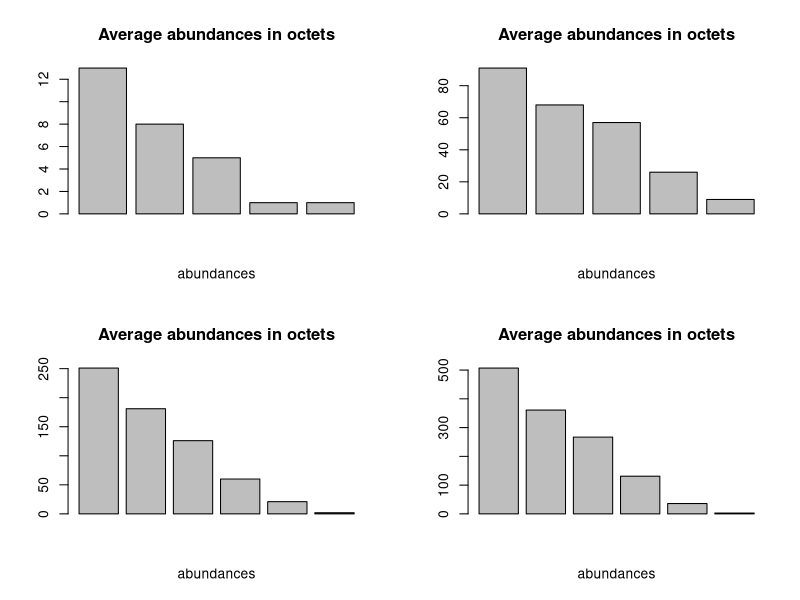

Reproduce this figure in R.


#Using coalescence, ChallengeD
rm(list = ls())
sizes  = c(100, 1000, 2500, 5000)
v = 0.1

initialise_min = function(x) {
  comm = rep(1, x)
  return(comm)
}
octaves = function(x) {
  oct = tabulate(floor(log2(x)) + 1)
  return(oct)
}
 
  Abundances = list()
  
 
  for (i in 1:4){
  
    #browser()
    octets = list()
    size = sizes[i]     # set size to 500,1000 etc
    theta = v * (size - 1) / (1 - v)
    abundance = vector()
    lineages = initialise_min(size)  # initialise lineagse to min of size
    N = length(lineages)
    
    while (N > 1) {
      p = theta / (theta + N - 1)
      r = runif(1, 0:1)
      index = sample(N, 2)
      
      if (r < p) {
        abundance = c(abundance, lineages[index[2]])
      }
      else {
        lineages[index[1]]=lineages[index[1]] + lineages[index[2]]
        
      }
      lineages = lineages[-index[2]]
      N = length(lineages)
    }
   
    abundance = sort(c(abundance, lineages), decreasing = TRUE)
    Abundances[[i]] = abundance
    octets[[i]] = octaves(abundance)
    print(length(octets[[i]]))
  }
  
  octets = list()
  for (i in 1:4){
    octets[[i]]= octaves(Abundances[[i]])
  }
  
  par(mfrow = c(2, 2))
  y1 = octets[[1]]
  #names = names = c("1", "2", "3", "4", "5", "6","7","8","9")
  plot1 = barplot(y1,
                  #names.arg = names,
                  main = "Average abundances in octets",
                  xlab = "abundances")
  y2 = octets[[2]]
  #names = names = c("1", "2", "3", "4", "5", "6","7","8","9","10")
  plot2 = barplot(y2,
                  #names.arg = names,
                  main = "Average abundances in octets",
                  xlab = "abundances")
  y3 = octets[[3]]
  #names = names = c("1", "2", "3", "4", "5", "6","7","8","9","10","11","12")
  plot3 = barplot(y3,
                  #names.arg = names,
                  main = "Average abundances in octets",
                  xlab = "abundances")
  y4 = octets[[4]]
  #names = names = c("1", "2", "3", "4", "5", "6","7","8","9","10","11","12","13","14","15")
  barplot(y4,
          #names.arg = names,
          main = "Average abundances in octets",
          xlab = "abundances")

  